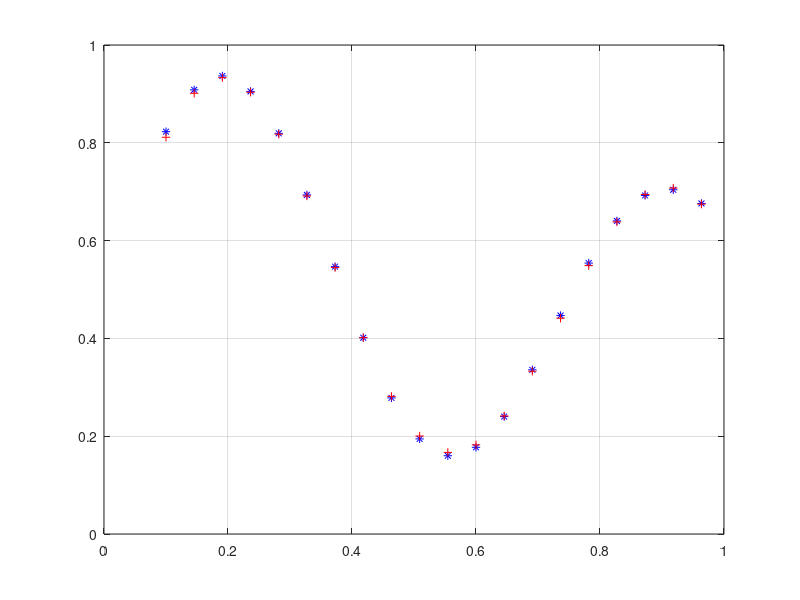

Recreate this plot in MATLAB.
%Domantas Dvariškis
%KTfm-21
%3 Laboratorinis darbas pagrindinė užd.
%Netiesinio aproksimatoriaus,spindulio tipo bazinių funkcijų tinklu grįsto mokymo algoritmas

clear all
clc

%1. Duomenų paruošimas mokymui
x = [0.1:1/22:1];
d = (1 + 0.6*sin(2*pi*x/0.7) + 0.3*sin(2*pi*x))./2; %Išėjime norimas atsakas
figure(1);
plot(x,d,'b*')
grid on;

% pradinių ryšių svorių generavimas
w1 = rand(1)*0.1;
w2 = rand(1)*0.1;
w0 = rand(1)*0.1;
c1 = 0.19; 
r1 = 0.2;
c2 = 0.91;
r2 = 0.21; 

%F = exp(-(x-c)^2/(2*r^2));

n = 0.15; %Mokymo žingsnis
% Mokymas
for i = 1:100 %Tinklo apmokymo pakartojimai
    for i = 1:length(x)
        %Paslėptojo sluoksnio lokalios išeities skaičiavimas
        F1 = exp(-(x(i)-c1)^2/(2*r1^2));
        F2 = exp(-(x(i)-c2)^2/(2*r2^2));
        % aktyvavimo funkcijos pritaikymas 
        y = F1*w1 + F2*w2 + w0;
        % palyginama su norimu atsaku ir skaičiavimo klaida
        e = d(i) - y;
        % tinklo ryšių svorių atnaujinimas
        w1 = w1 + n*e*F1;
        w2 = w2 + n*e*F2;
        w0 = w0 + n*e;       
    end
end
    
%Gaunamos tinklo reikšmės po apmokymo
Y = zeros(1,length(d));
for i = 1:length(x)
    %Paslėptojo sluoksnio lokalios išeities skaičiavimas
    F1 = exp(-(x(i)-c1)^2/(2*r1^2));
    F2 = exp(-(x(i)-c2)^2/(2*r2^2));
    % aktyvavimo funkcijos pritaikymas 
    y = F1*w1 + F2*w2 + w0;
    %Saugome tarpines reikšmes
    Y(i) = y;
end

hold on 
plot(x,Y,'r+')
hold off;
